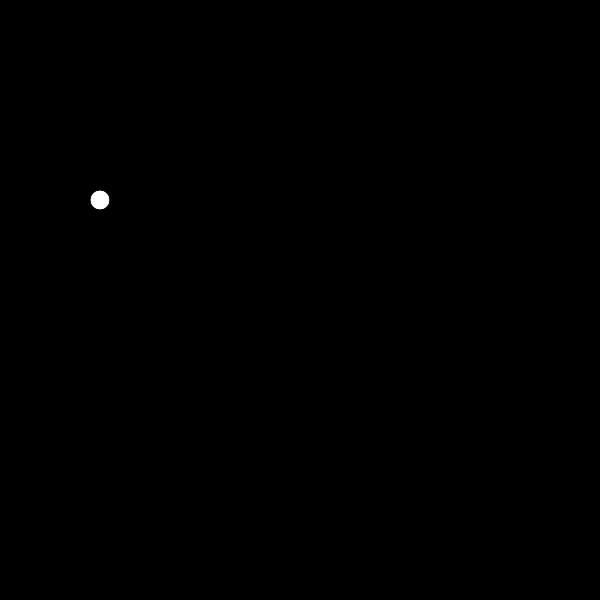
Frame 1 (no input)
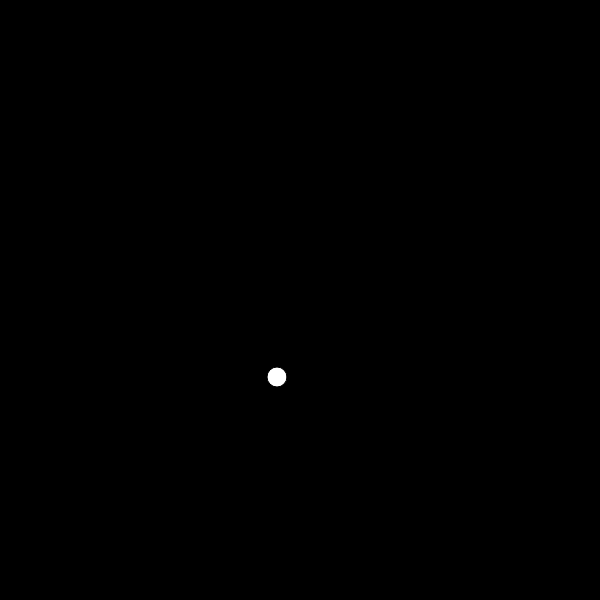
Frame 60 (no input)
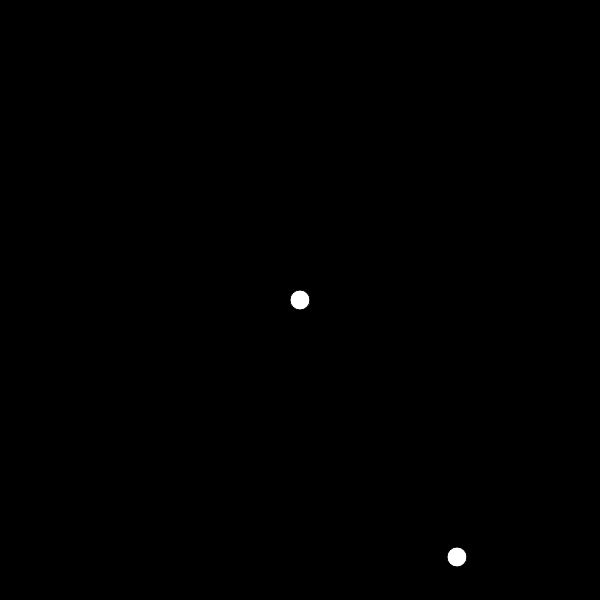
Frame 120 (the mouse pressed at the canvas centre since frame 60)

The p5.js sketch that drew these frames (run headless with seeded random() and noise() and a simulated clock; from frame 60 on, the mouse is pressed at the canvas centre):

// p5.js sketch
// ── sketch.js
let x = [100], y = [200], xspd = [3], yspd = [3], radius = 10;        

function setup() {
  createCanvas(600, 600);
}

function draw() {
  background(0);
  for (let i = 0; i < x.length; i++) {
    circle(x[i], y[i], radius * 2);

    // update position based on speed
    x[i] = x[i] + xspd[i];
    y[i] = y[i] + yspd[i];

    // check collision with left/right wall
    if (x[i] >= width - radius ||x[i] <= radius) {
      xspd[i] = xspd[i] * -1;
    }

    // check collision with top/bottom wall
    if (y[i] >= height - radius || y[i] <= radius) {
      yspd[i] = yspd[i] * -1;
    }
  }

 if (mouseIsPressed) {     // add a new ball
    x.push(mouseX);
    y.push(mouseY);
    xspd.push(mouseX - pmouseX);
    yspd.push(mouseY - pmouseY);
  }
}
